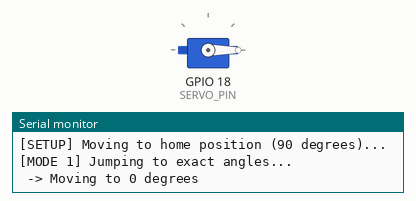
This sketch was run on a simulated ESP32. On the bench: servo, the last lines printed to the serial monitor.

Above: at 2.05 s.
At 8.05 s:
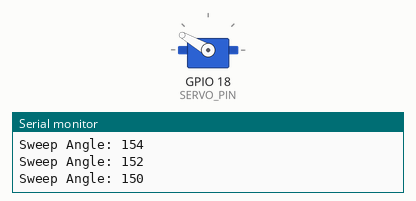
At 11.05 s:
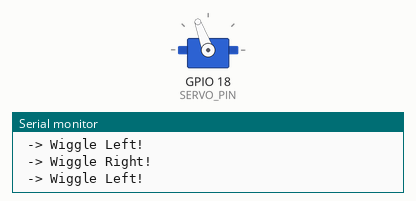
At 14.05 s:
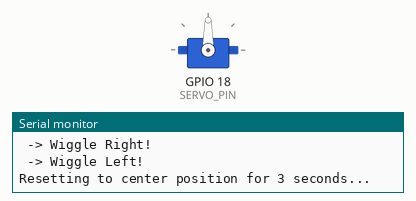
Timing chart, 0 to 17.7 s (numbered marks = the images above):
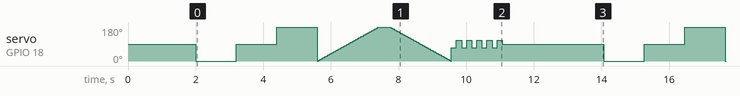

Measured:
- by itself, servo on GPIO 18 (SERVO_PIN): moves between 0° and 180°, repeating every 12.1 s

The sketch:

basic_servo.ino
```cpp
#include <ESP32Servo.h>

// Create servo object
Servo myServo;

// Pin and parameter settings
const int SERVO_PIN = 18;  // Connect orange signal wire to GPIO 18

void setup() {
  // Start the serial console at 115200 baud
  Serial.begin(115200);
  delay(1000); // Give serial monitor a second to connect

  Serial.println("\n--- ESP32 Servo Demo Ready! ---");

  // Allow allocation of all timers for ESP32 PWM channels
  ESP32PWM::allocateTimer(0);
  ESP32PWM::allocateTimer(1);
  ESP32PWM::allocateTimer(2);
  ESP32PWM::allocateTimer(3);

  // Standard 50Hz PWM frequency for micro servos
  myServo.setPeriodHertz(50);

  // Attach servo with min/max pulse widths in microseconds (standard MG90S defaults)
  myServo.attach(SERVO_PIN, 500, 2400);

  // Move to initial home position (center)
  Serial.println("[SETUP] Moving to home position (90 degrees)...");
  myServo.write(90);
  delay(1000);
}

void loop() {
  // --- MODE 1: Precision Positions ---
  Serial.println("\n[MODE 1] Jumping to exact angles...");

  Serial.println(" -> Moving to 0 degrees");
  myServo.write(0);
  delay(1200);

  Serial.println(" -> Moving to 90 degrees (Center)");
  myServo.write(90);
  delay(1200);

  Serial.println(" -> Moving to 180 degrees");
  myServo.write(180);
  delay(1200);

  // --- MODE 2: Smooth Scanning Sweep ---
  Serial.println("\n[MODE 2] Smoothly sweeping back and forth...");

  // Sweep from 0 to 180 degrees slowly
  for (int angle = 0; angle <= 180; angle += 2) {
    myServo.write(angle);
    Serial.print("Sweep Angle: ");
    Serial.println(angle);
    delay(20); // Small delay creates smooth motion
  }

  delay(300);

  // Sweep back from 180 to 0 degrees
  for (int angle = 180; angle >= 0; angle -= 2) {
    myServo.write(angle);
    Serial.print("Sweep Angle: ");
    Serial.println(angle);
    delay(20);
  }

  // --- MODE 3: Fast Wiggle Dance ---
  Serial.println("\n[MODE 3] Wiggle Time!");
  for (int i = 0; i < 5; i++) {
    Serial.println(" -> Wiggle Right!");
    myServo.write(70);
    delay(150);

    Serial.println(" -> Wiggle Left!");
    myServo.write(110);
    delay(150);
  }

  // Return to center before repeating the entire cycle
  Serial.println("\nResetting to center position for 3 seconds...");
  myServo.write(90);
  delay(3000);
}
```
